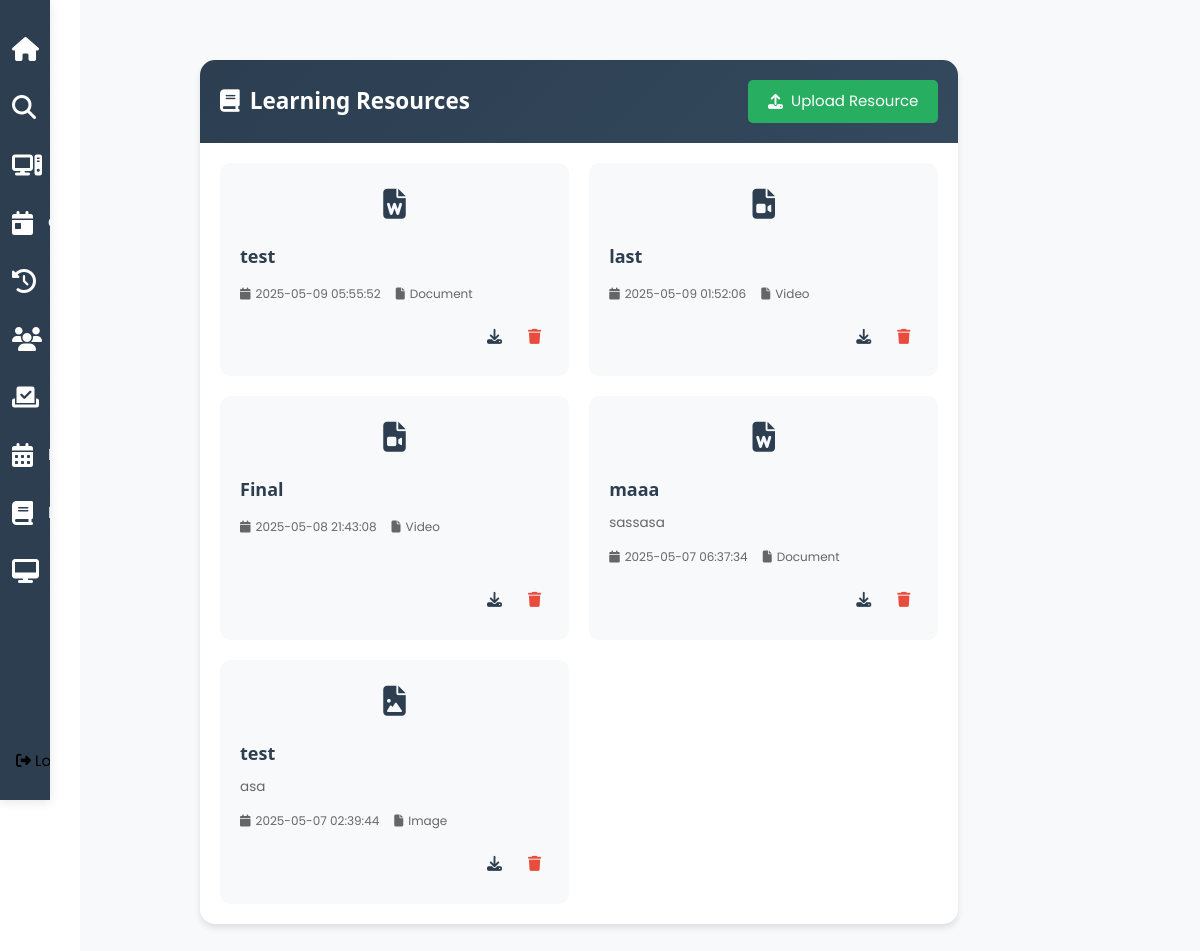
/admin/resources (signed in), run on the app's committed database.
### tables this page shows
CREATE TABLE resources (
                id INTEGER PRIMARY KEY AUTOINCREMENT,
                title TEXT NOT NULL,
                description TEXT,
                filename TEXT NOT NULL,
                file_type TEXT NOT NULL,
                date_uploaded DATETIME DEFAULT CURRENT_TIMESTAMP
            );

### app.py (the view)
@app.route('/admin/resources')
def admin_resources():
    if 'username' not in session or session.get('role') != 'admin':
        flash('Please log in as admin first.', 'error')
        return redirect(url_for('login'))
    try:
        resources = dbhelper.get_resources()
        return render_template('admin_resources.html', resources=resources)
    except Exception as e:
        print(f"Error: {e}")
        flash('Error loading resources', 'error')
        return redirect(url_for('admin_resources'))

### dbhelper.py (called while the page is built)
def get_db_connection():
    conn = sqlite3.connect(DATABASE)
    conn.row_factory = sqlite3.Row
    return conn

def get_resources():
    try:
        conn = get_db_connection()
        cursor = conn.cursor()
        cursor.execute('''
            SELECT * FROM resources
            ORDER BY date_uploaded DESC
        ''')
        resources = cursor.fetchall()
        conn.close()
        return resources
    except Exception as e:
        print(f"Error getting resources: {e}")
        return []

### templates/admin_resources.html (shortened to what this page needs)
{% extends "admin.html" %}
{% block content %}
<div class="container-fluid" style="width: 79%;">
    <div class="row">
        <div class="col-12">
            <div class="resources-card" style="width: 100%;">
                <div class="resources-header">
                    <h2 style="color: white;"><i class="fas fa-book"></i> Learning Resources</h2>
                    <button type="button" class="upload-btn" onclick="openModal()">
                        <i class="fas fa-upload"></i> Upload Resource
                    </button>
                </div>
                <div class="resources-content">
                    <div class="resources-grid">
                        {% if resources %}
                            {% for resource in resources %}
                                <div class="resource-item">
                                    <div class="resource-icon">
                                        {% if resource.file_type == 'pdf' %}
                                            <i class="fas fa-file-pdf"></i>
                                        {% elif resource.file_type == 'document' %}
                                            <i class="fas fa-file-word"></i>
                                        {% elif resource.file_type == 'image' %}
                                            <i class="fas fa-file-image"></i>
                                        {% elif resource.file_type == 'video' %}
                                            <i class="fas fa-file-video"></i>
                                        {% else %}
                                            <i class="fas fa-file"></i>
                                        {% endif %}
                                    </div>
                                    <div class="resource-info">
                                        <h3>{{ resource.title }}</h3>
                                        <p>{{ resource.description }}</p>
                                        <div class="resource-meta">
                                            <span><i class="fas fa-calendar"></i> {{ resource.date_uploaded }}</span>
                                            <span><i class="fas fa-file"></i> {{ resource.file_type|title }}</span>
                                        </div>
                                    </div>
                                    <div class="resource-actions">
                                        <a href="{{ url_for('download_resource', filename=resource.filename) }}" class="action-btn download">
                                            <i class="fas fa-download"></i>
                                        </a>
                                        <button class="action-btn delete" onclick="deleteResource({{ resource.id }})">
                                            <i class="fas fa-trash"></i>
                                        </button>
                                    </div>
                                </div>
                            {% endfor %}
                        {% else %}
                            <div class="empty-state">
                                <i class="fas fa-book-open"></i>
                                <h3>No Resources Available</h3>
                                <p>Upload learning materials to get started.</p>
                            </div>
                        {% endif %}
                    </div>
                </div>
            </div>
        </div>
    </div>
</div>
{% endblock %}

### static/css/w3.css (style rules this page uses)
html { box-sizing:border-box }
*,*:before,*:after { box-sizing:inherit }
html { -ms-text-size-adjust:100%;-webkit-text-size-adjust:100% }
body { margin:0 }
a { background-color:transparent }
button,input,select,textarea,optgroup { font:inherit;margin:0 }
button,input { overflow:visible }
button,select { text-transform:none }
button,[type=button],[type=reset],[type=submit] { -webkit-appearance:button }
html,body { font-family:Verdana,sans-serif;font-size:15px;line-height:1.5 }
html { overflow-x:hidden }
h2 { font-size:30px }
h3 { font-size:24px }
h1,h2,h3,h4,h5,h6 { font-family:"Segoe UI",Arial,sans-serif;font-weight:400;margin:10px 0 }
a { color:inherit }

### static/css/stylesheet.css (style rules this page uses)
:root { --primary-dark: #8a3cfe; --secondary-dark: #f3f1fd; --text-light: #ffffff; --success-color: #28a745; --error-color: #dc3545; }
body { font-family: Poppins, sans-serif; background-color: white; }

### templates/admin.html (style rules this page uses)
* { font-family: 'Poppins', sans-serif; }
h2, h3 { color: #2c3e50; font-weight: 600; }

### templates/admin_resources.html (style rules this page uses)
.resources-card { background: white; border-radius: 15px; box-shadow: 0 4px 6px rgba(0, 0, 0, 0.1); margin: 20px 0; overflow: hidden; transition: transform 0.3s ease, box-shadow 0.3s ease; }
.resources-header { background: linear-gradient(135deg, #2c3e50 0%, #34495e 100%); padding: 20px; color: white; display: flex; justify-content: space-between; align-items: center; }
.resources-header h2 { margin: 0; font-size: 1.5rem; display: flex; align-items: center; gap: 10px; }
.upload-btn { background: #27ae60; color: white; border: none; padding: 10px 20px; border-radius: 5px; display: flex; align-items: center; gap: 8px; transition: background-color 0.3s ease; }
.resources-content { padding: 20px; }
.resources-grid { display: grid; grid-template-columns: repeat(auto-fill, minmax(300px, 1fr)); gap: 20px; }
.resource-item { background: #f8f9fa; border-radius: 10px; padding: 20px; display: flex; flex-direction: column; gap: 15px; transition: transform 0.3s ease, box-shadow 0.3s ease; position: relative; overflow: hidden; }
.resource-icon { font-size: 2rem; color: #2c3e50; text-align: center; }
.resource-info { flex: 1; }
.resource-info h3 { margin: 0 0 10px 0; font-size: 1.2rem; color: #2c3e50; }
.resource-info p { margin: 0 0 15px 0; color: #666; font-size: 0.9rem; }
.resource-meta { display: flex; gap: 15px; font-size: 0.8rem; color: #666; }
.resource-meta span { display: flex; align-items: center; gap: 5px; }
.resource-actions { display: flex; gap: 10px; justify-content: flex-end; }
.action-btn { background: none; border: none; padding: 8px; border-radius: 5px; cursor: pointer; transition: background-color 0.3s ease; }
.action-btn.download { color: #2c3e50; }
.action-btn.delete { color: #e74c3c; }

### data on the page
resources: title "test", date_uploaded "2025-05-09 05:55:52", file_type "Document"
resources: title "last", date_uploaded "2025-05-09 01:52:06", file_type "Video"
resources: title "Final", date_uploaded "2025-05-08 21:43:08", file_type "Video"
resources: title "maaa", description "sassasa", date_uploaded "2025-05-07 06:37:34", file_type "Document"
resources: title "test", description "asa", date_uploaded "2025-05-07 02:39:44", file_type "Image"
